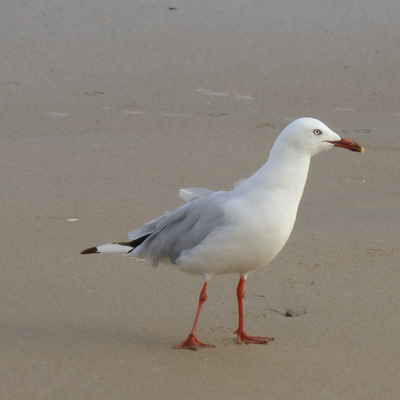
#> input picture Assign2/gull.png, 400 x 400 px
$ python Question3.py
#> lines starting #> are read from the running program, lines starting #| are printed output that depends on the picture
# -*- coding: utf-8 -*-
"""
Created on Mon Nov 14 15:20:09 2022

@author: kevin
"""
import cv2
import skimage.io as io
import skimage.util.noise as noise
import scipy.ndimage as ndi
img = io.imread("gull.png")
#> img is the input picture: shape (400, 400, 3); mean R, G, B 139.7, 132.5, 123.2
img_20p = noise.random_noise(img, mode="s&p", amount=0.2) # 20% noise s&p
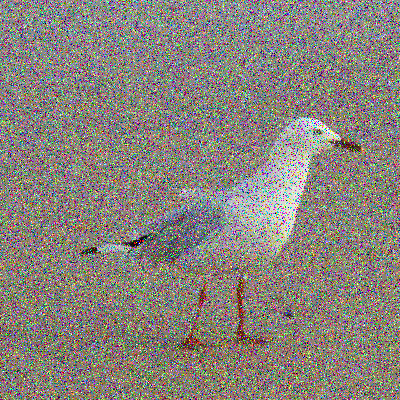
#> img_20p: shape (400, 400, 3) float64; mean R, G, B 0.538, 0.515, 0.487

#io.imshow(img)
#io.imshow(img_20p)

#Using Average Filter - - - - - - - - - - - - - - - - - - - - - - -
avg_img20p = ndi.uniform_filter(img_20p, 3)
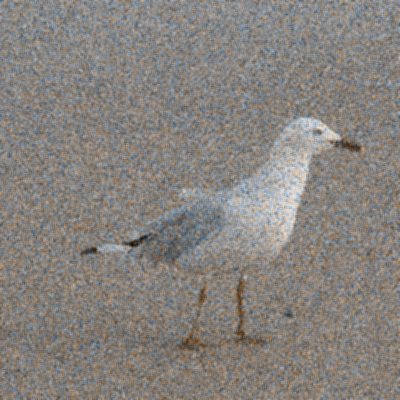
#> avg_img20p: shape (400, 400, 3) float64; mean R, G, B 0.53, 0.513, 0.496
#io.imshow(avg_img20p)

#Using Median Filter - - - - - - - - - - - - - - - - - - - - - - -
med_img20p = ndi.median_filter(img_20p,3) #Median Filter
#io.imshow(med_img20p)

#Using Gaussian Filter - - - - - - - - - - - - - - - - - - - - - -
gau_img20p = cv2.GaussianBlur(img_20p, (5,5), 0)
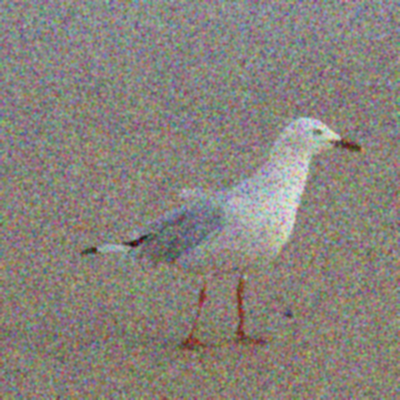
#> gau_img20p: shape (400, 400, 3) float64; mean R, G, B 0.538, 0.515, 0.487
#io.imshow(gau_img20p)
